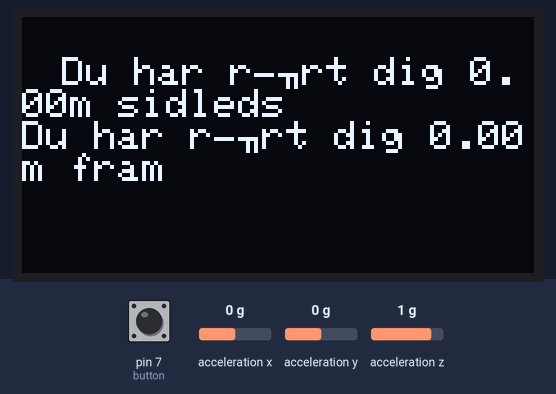
Simulated run of this sketch. Board: Arduino Uno, built with avr-gcc and run on an emulated ATmega328P. Parts: 128×64 one-colour display. The test bench sets the inputs (shaded band); at power-on: acceleration x 0 g, pin 7 (button) HIGH, acceleration y 0 g, acceleration z 1 g. The display library's start-up logo is not drawn.

Above: at 3.3 s.
3.4 s: acceleration x set to -0.2 g
At 4.5 s:
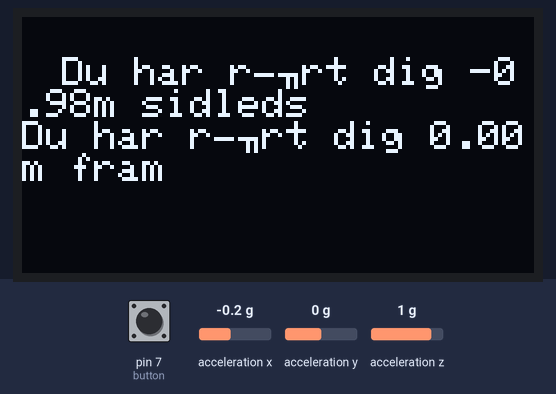
6.7 s: pin 7 (button) pulled LOW for 0.15 s
At 8.1 s:
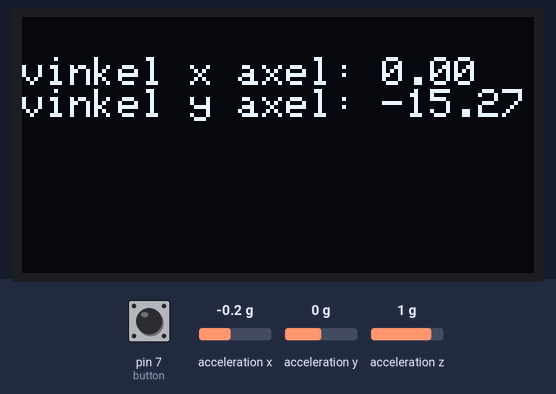
8.9 s: acceleration y set to -1.4 g
At 9.4 s:
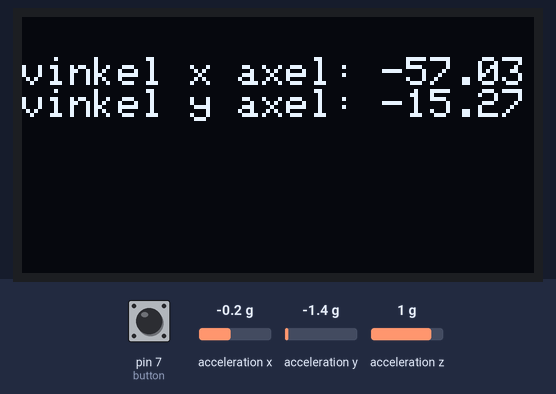
10.5 s: pin 7 (button) pulled LOW for 1 s
At 11.8 s:
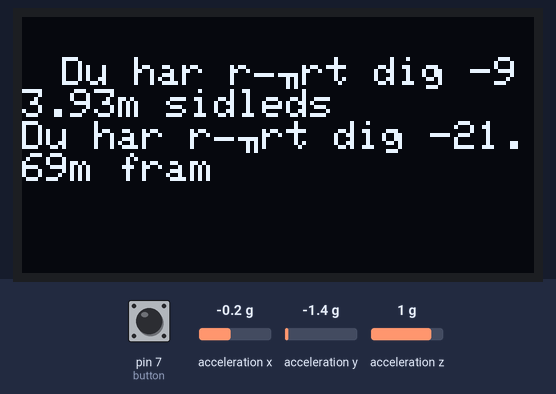
13.0 s: acceleration x set to -1.4 g
At 13.8 s:
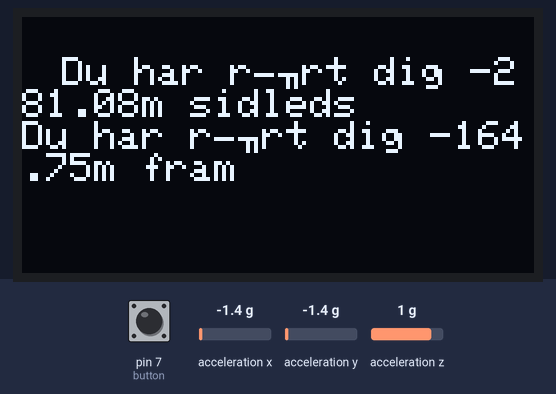
14.8 s: acceleration y set to -0.8 g
At 15.8 s:
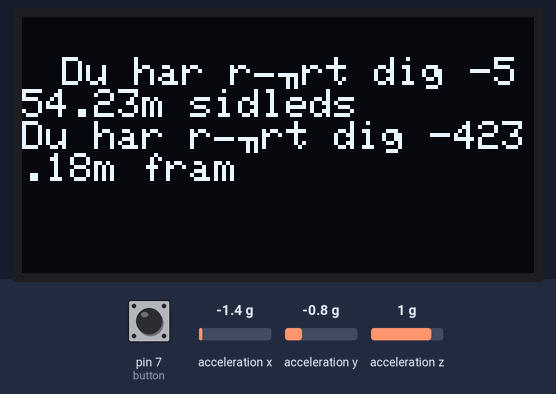
Timing chart, 0 to 17.8 s (numbered marks = the images above; inputs shaded):
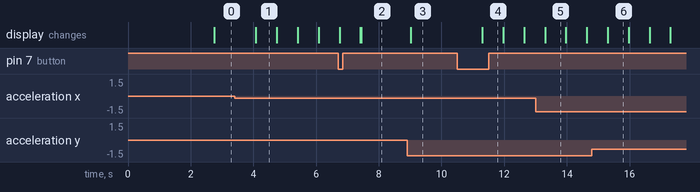

The sketch:

accelerometer.ino
```cpp
/*

  Fil: accelerometer.ino

  Författare: Hugo Cederqvist

  Datum: 2024-05-15

  Beskrivning: Detta programmet använder sig av en accelerometer som den får information från i form av kraft från olika håll.
  Den tar sedan informationen och beräknar antingen till hur vriden accelerometern är i x- och y axeln med funktionen degree,
  eller så räknar den ut anvståndet man har rört sig från startpositionen med funktionen movement. Dessa uträkningar skrivs
  ut på en oled skärm. Vilken av funktionerna som skrivs ut styrs av en switch button, så varje gång knappen trycks byter
  programmet mellan de två funktionerna.

*/


#include <Wire.h>
#include <Adafruit_Sensor.h>
#include <Adafruit_ADXL345_U.h>
#include <Adafruit_GFX.h>
#include <Adafruit_SSD1306.h>

#define SCREEN_WIDTH 128
#define SCREEN_HEIGHT 64
#define OLED_RESET     -1

Adafruit_ADXL345_Unified accel = Adafruit_ADXL345_Unified();
float ax_x = 0;
float ax_y = 0;
float ax_z = 0;
float v_y = 0;
float v_x = 0;
float s_x = 0;
float s_y = 0;
int   i = 0;
int button = 7;
int eButton;
int lastButtonState;
int currentButtonState;
int chose = 0;

int y_acc[8] = {0, 0, 0, 0, 0, 0, 0, 0};
int x_acc[8] = {0, 0, 0, 0, 0, 0, 0, 0};


Adafruit_SSD1306 display(SCREEN_WIDTH, SCREEN_HEIGHT, &Wire, OLED_RESET);


void setup(void) {
  pinMode(button, INPUT);
  Serial.begin(115200);

  if (!display.begin(SSD1306_SWITCHCAPVCC, 0x3C)) {
    Serial.println(F("SSD1306 allocation failed"));
  }

  Serial.begin(9600);
  if (!accel.begin()) {

    Serial.println("No valid sensor found");
    while (1);


  }
  display.display();
  delay(2000); // Pause for 2 seconds

  display.clearDisplay();

  display.display();

  currentButtonState = digitalRead(button);
  lastButtonState = currentButtonState;  // Sätt föregående knappstatus till aktuell status vid start

}

void loop() {
  int eButton = digitalRead(button); // Läs av knappens status
  static int lastButtonState = LOW;
  static int currentButtonState = LOW;

  if (lastButtonState == HIGH && currentButtonState == LOW) { // Kontrollera om knappen trycktes ned (föregående status var HIGH och aktuell status är LOW)
    chose = (chose == 1) ? 0 : 1; // Toggle mellan 0 och 1
  }

  lastButtonState = currentButtonState; // Spara den aktuella knappens status som föregående status för nästa gång den trycks
  currentButtonState = eButton; // Spara den aktuella knappens status för nästa iteration

  if (chose == 1) {
    degree();
  }
  else {
    movement();
  }
}


/*

  Denna funktionen tar information från accelerometern med hjälp av funktioner från inkluderade bibliotek. Sedan tar den
  informationen i form av krafter från olika håll och beräknar ut hastighet och sedan sträcka. Sedan lägger tar den de
  senaste värdena och lägger dem i en array och tar medelvärdet för att minska buffering. Sedan skriver funktionen
  ut sträckan och hjälp text på oled skärmen.


*/

void movement() {
  i = 0;
  while (i < 500) {
    sensors_event_t event;
    accel.getEvent(&event);

    for (int j = 7; j > 0; j--) {
      x_acc[j] = x_acc[j - 1];
      y_acc[j] = y_acc[j - 1];
    }
    x_acc[0] = (event.acceleration.x - 0.59);
    y_acc[0] = (event.acceleration.y);

    ax_x = (x_acc[0] + x_acc[1] + x_acc[2] + x_acc[3] + x_acc[4] + x_acc[5] + x_acc[6] + x_acc[7]) / 8;
    ax_y = (y_acc[0] + y_acc[1] + y_acc[2] + y_acc[3] + y_acc[4] + y_acc[5] + y_acc[6] + y_acc[7]) / 8;

    v_x += ax_x * 0.002;
    v_y += ax_y * 0.002;
    s_x += v_x * 0.002;
    s_y += v_y * 0.002;


    i += 1;
  }

  display.clearDisplay();
  display.setTextSize(1);
  display.setTextColor(SSD1306_WHITE);
  display.setCursor(10, 10);
  display.print("Du har rört dig " );
  display.print(s_x);
  display.print("m " );
  display.println("sidleds");
  display.print("Du har rört dig " );
  display.print(s_y);
  display.print("m " );

  display.print("fram");


  display.display();
}


/*

  Funktionen använder inbygda funktioner från biblioteken som är inkluderade i programmet för att få ut krafterna från alla
  hållen. Sedan beräknar den om krafterna till grader i lutning på x och y axeln. Den skriver sedan ut vinklarna och
  förklarande text på oled skärmen.

   Input: Funktionen har inga inputs utan tar all information i från inbyggda funktioner i inkluderade bibliotek.
   Infon kommer från accelerometern.

   Returns: Funktionen skanar returns


*/
void degree() {

  sensors_event_t event;
  accel.getEvent(&event);
  ax_x = (event.acceleration.x - 0.59);
  ax_y = (event.acceleration.y);
  ax_z = (event.acceleration.z);


  v_x = atan(ax_y / ax_z) * 180 / 3, 142;
  v_y = atan(ax_x / ax_z) * 180 / 3, 142;


  display.clearDisplay();
  display.setTextSize(1);
  display.setTextColor(SSD1306_WHITE);
  display.setCursor(0, 10);
  display.print("vinkel x axel: " );
  display.println(v_x);
  display.print("vinkel y axel: " );
  display.print(v_y);


  display.display();


  delay(50);
}
```

Measured:
- the behaviour switches between 0 and -0.1 g on acceleration x (found by bisection; images 0 and 1)
- after the input at 3.4 s, the display: changes after 0.68 s (image 1)
- after the input at 6.7 s, the display: first differs from a run without the input after 0.75 s (image 2)
- after the input at 8.9 s, the display: changes after 0.11 s (image 3)
- after the input at 10.5 s, the display: changes after 0.80 s (image 4)
- what the display in image 1 shows lasts 0.6 s, from 4.1 s to 4.7 s
